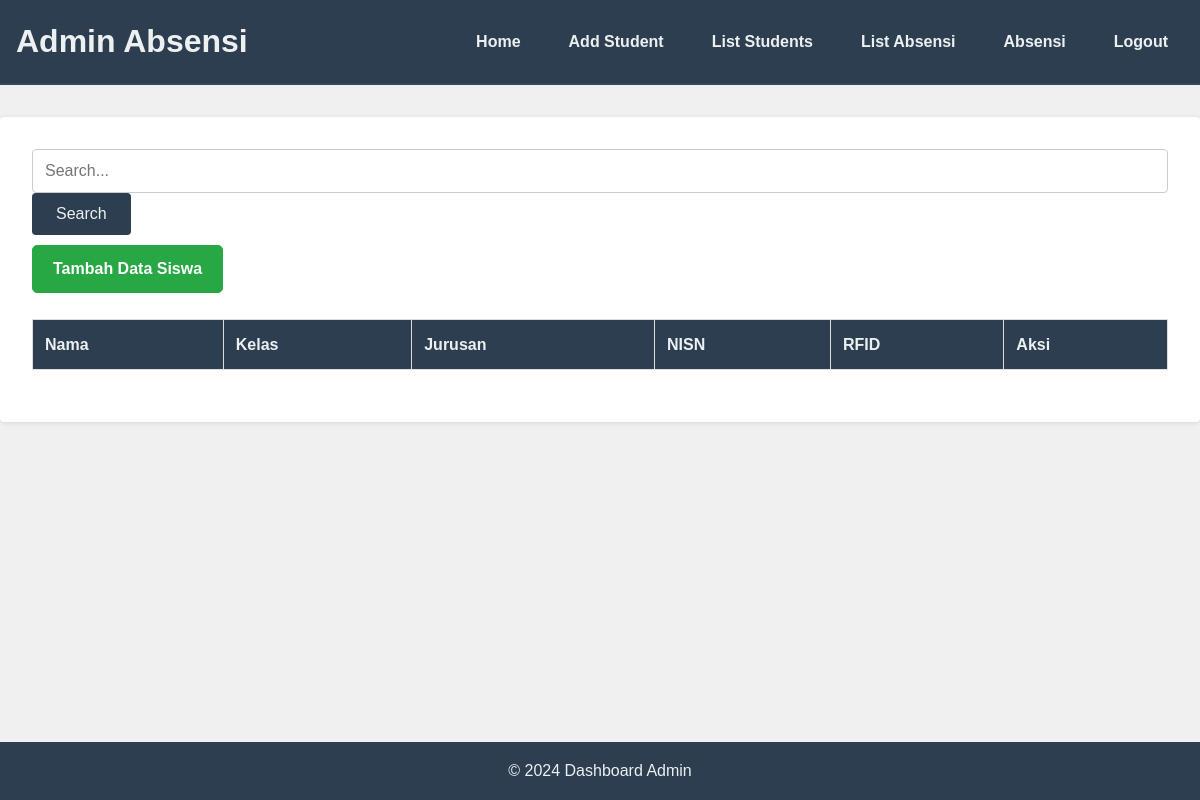
Page /admin/list_siswa.php on the earlier database version.
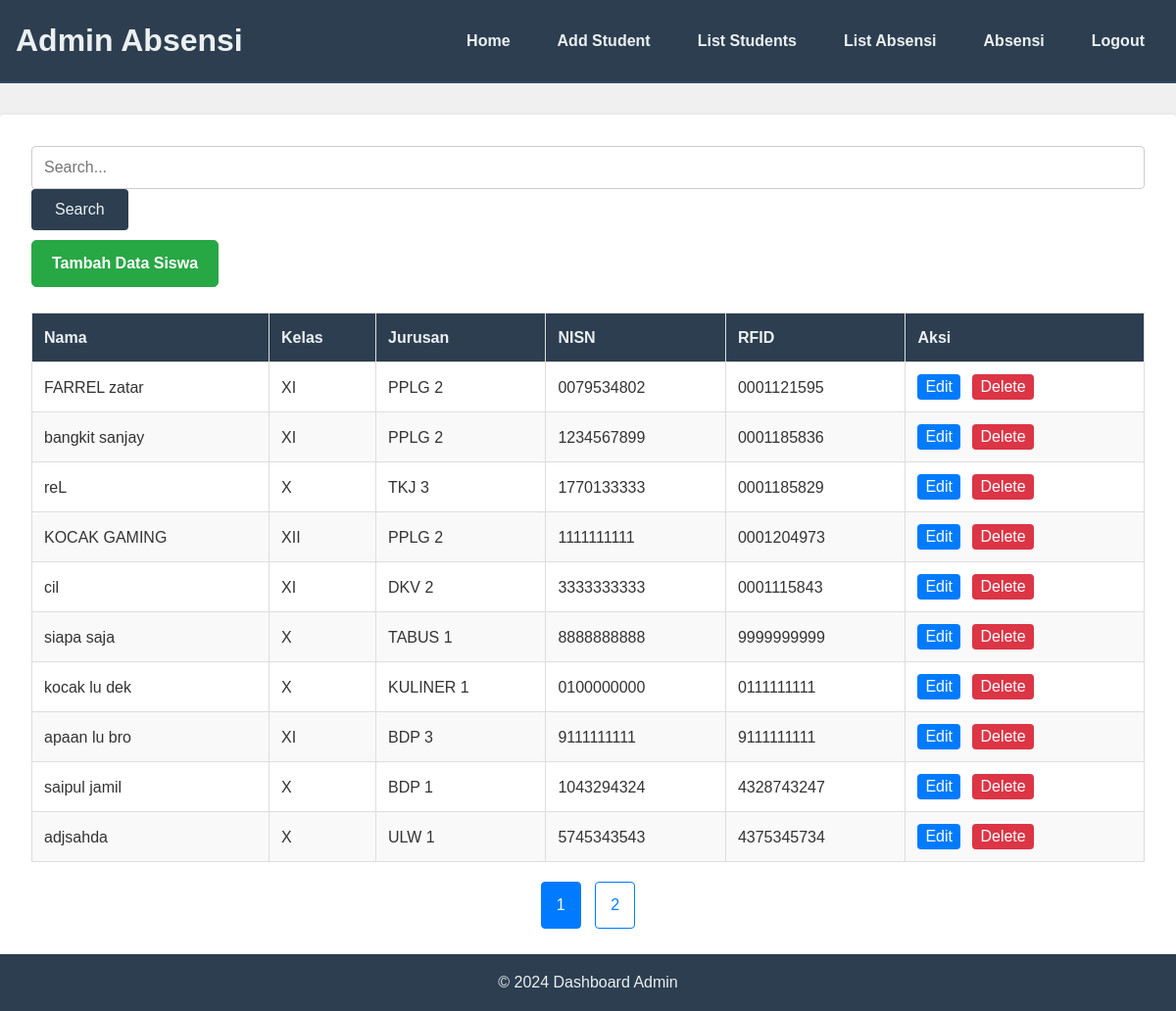
Same page on the later database version.
### tables this page shows
CREATE TABLE `siswa` (
  `id` int(11) NOT NULL,
  `nama` varchar(100) DEFAULT NULL,
  `nisn` varchar(20) DEFAULT NULL,
  `kelas` varchar(10) DEFAULT NULL,
  `jurusan` varchar(50) DEFAULT NULL,
  `rfid` varchar(50) DEFAULT NULL
);

### admin/list_siswa.php (the view, shortened to what this page needs)
<?php
include "../admin/includes/header.php";
$database = new Database();
$conn = $database->getConnection();
$limit = 10;
$page = isset($_GET['page']) ? (int)$_GET['page'] : 1;
$offset = ($page - 1) * $limit;
$search = isset($_POST['search']) ? $_POST['search'] : '';
$sqlCount = "SELECT COUNT(*) FROM siswa WHERE nama LIKE ? OR kelas LIKE ? OR jurusan LIKE ? OR nisn LIKE ?";
$stmtCount = $conn->prepare($sqlCount);
$searchLike = "%$search%";
$stmtCount->bind_param('ssss', $searchLike, $searchLike, $searchLike, $searchLike);
$stmtCount->execute();
$stmtCount->bind_result($totalRecords);
$sql = "SELECT * FROM siswa WHERE nama LIKE ? OR kelas LIKE ? OR jurusan LIKE ? OR nisn LIKE ? LIMIT ? OFFSET ?";
$stmt = $conn->prepare($sql);
$stmt->bind_param('ssssii', $searchLike, $searchLike, $searchLike, $searchLike, $limit, $offset);
$stmt->execute();
$result = $stmt->get_result();
?>
<!DOCTYPE html>
<html lang="en">
<head>
    <link rel="stylesheet" href="../assets/css/index.css">
</head>
<body>
    <div class="navigation">
        <form method="post" action="list_siswa.php" class="search-form">
            <input type="text" name="search" placeholder="Search..." value="<?= htmlspecialchars($search) ?>">
            <button type="submit">Search</button>
        </form>
        <a href="add.php" class="btn-add">Tambah Data Siswa</a>
    </div>
    <table>
        <thead>
            <tr>
                <th>Nama</th>
                <th>Kelas</th>
                <th>Jurusan</th>
                <th>NISN</th>
                <th>RFID</th>
                <th>Aksi</th>
            </tr>
        </thead>
        <tbody>
            <?php while ($row = $result->fetch_assoc()): ?>
                <tr>
                    <td><?= htmlspecialchars($row['nama']) ?></td>
                    <td><?= htmlspecialchars($row['kelas']) ?></td>
                    <td><?= htmlspecialchars($row['jurusan']) ?></td>
                    <td><?= htmlspecialchars($row['nisn']) ?></td>
                    <td><?= htmlspecialchars($row['rfid']) ?></td>
                    <td>
                        <form method="post" action="edit.php" style="display:inline;">
                            <button type="submit" class="btn-edit">Edit</button>
                        </form>
                        <form method="post" action="delete_temp_data.php" style="display:inline;" onsubmit="return confirm('Are you sure you want to delete this item?');">
                            <button type="submit" class="btn-delete">Delete</button>
                        </form>
                    </td>
                </tr>
            <?php endwhile; ?>
        </tbody>
    </table>
    <div class="pagination">
        <?php
        $totalPages = ceil($totalRecords / $limit);
        for ($i = 1; $i <= $totalPages; $i++): ?>
            <a href="list_siswa.php?page=<?= $i ?>&search=<?= urlencode($search) ?>" class="<?= $i == $page ? 'active' : '' ?>"><?= $i ?></a>
        <?php endfor; ?>
    </div>
    <?php
    include "includes/footer.php";
    ?>
</body>
</html>

### admin/includes/header.php (shortened to what this page needs)
<!DOCTYPE html>
<html lang="en">
<head>
    <link rel="stylesheet" href="../assets/css/index.css">
</head>
<body>
    <header>
        <h1>Admin Absensi</h1>
        <nav>
            <a href="index.php">Home</a>
            <a href="add.php">Add Student</a>
            <a href="list_siswa.php">List Students</a>
            <a href="list.php">List Absensi</a>
            <a href="../public/absensi.php">Absensi</a>
            <a href="logout.php">Logout</a>
        </nav>
    </header>
    <main>

### admin/includes/footer.php (shortened to what this page needs)
</main>
<footer>
    <p>&copy; 2024 Dashboard Admin</p>
</footer>
</body>
</html>

### assets/css/index.css (style rules this page uses)
* { margin: 0; padding: 0; box-sizing: border-box; }
body { font-family: "Arial", sans-serif; color: #333; background-color: #f0f0f0; line-height: 1.6; }
header { background: #2c3e50; color: #ecf0f1; padding: 1rem; display: flex; justify-content: space-between; align-items: center; border-bottom: 2px solid #34495e; }
header h1 { margin: 0; }
nav { display: flex; }
nav a { color: #ecf0f1; margin-left: 1rem; text-decoration: none; font-weight: bold; padding: 0.5rem 1rem; border-radius: 4px; }
main { padding: 2rem; max-width: 1200px; margin: 2rem auto; background: #fff; border-radius: 4px; box-shadow: 0 1px 5px rgba(0, 0, 0, 0.1); }
table { width: 100%; border-collapse: collapse; margin-top: 1rem; }
table, th, td { border: 1px solid #ddd; }
th, td { padding: 0.75rem; text-align: left; }
th { background-color: #2c3e50; color: #ecf0f1; }
tbody tr:nth-child(even) { background-color: #f9f9f9; }
button { background-color: #2c3e50; color: #ecf0f1; border: none; padding: 0.75rem 1.5rem; font-size: 1rem; cursor: pointer; border-radius: 4px; margin-right: 0.5rem; }
footer { background: #2c3e50; color: #ecf0f1; text-align: center; padding: 1rem; position: fixed; width: 100%; bottom: 0; }
input[type="text"], select { width: 100%; padding: 0.75rem; border: 1px solid #ccc; border-radius: 4px; font-size: 1rem; }
input[type="text"] { font-size: 1rem; }
table td form { display: inline; }
.btn-edit, .btn-delete { color: white; padding: 0.25rem 0.5rem; text-decoration: none; border-radius: 4px; border: none; cursor: pointer; margin-right: 0.5rem; }
.btn-edit { background-color: #007bff; }
.btn-delete { background-color: #dc3545; }
.pagination { text-align: center; margin: 20px 0; }
.pagination a { display: inline-block; padding: 10px 15px; margin: 0 5px; text-decoration: none; color: #007bff; border: 1px solid #007bff; border-radius: 4px; transition: background-color 0.3s, color 0.3s; }
.pagination .active { background-color: #007bff; color: #fff; border: 1px solid #007bff; cursor: default; }
.btn-add { display: inline-block; padding: 10px 20px; margin: 10px 0; font-size: 16px; font-weight: bold; color: #fff; background-color: #28a745; border: 1px solid #28a745; border-radius: 5px; text-align: center; text-decoration: none; transition: background-color 0.3s, border-color 0.3s, color 0.3s; }

Differences in the rows shown:
added siswa: nama "FARREL zatar", kelas "XI", jurusan "PPLG 2", nisn "0079534802", rfid "0001121595"
added siswa: nama "bangkit sanjay", kelas "XI", jurusan "PPLG 2", nisn "1234567899", rfid "0001185836"
added siswa: nama "reL", kelas "X", jurusan "TKJ 3", nisn "1770133333", rfid "0001185829"
added siswa: nama "KOCAK GAMING", kelas "XII", jurusan "PPLG 2", nisn "1111111111", rfid "0001204973"
added siswa: nama "cil", kelas "XI", jurusan "DKV 2", nisn "3333333333", rfid "0001115843"
added siswa: nama "siapa saja", kelas "X", jurusan "TABUS 1", nisn "8888888888", rfid "9999999999"
added siswa: nama "kocak lu dek", kelas "X", jurusan "KULINER 1", nisn "0100000000", rfid "0111111111"
added siswa: nama "apaan lu bro", kelas "XI", jurusan "BDP 3", nisn "9111111111", rfid "9111111111"
added siswa: nama "saipul jamil", kelas "X", jurusan "BDP 1", nisn "1043294324", rfid "4328743247"
added siswa: nama "adjsahda", kelas "X", jurusan "ULW 1", nisn "5745343543", rfid "4375345734"
Other differences:
new list line: "1"
new list line: "2"
